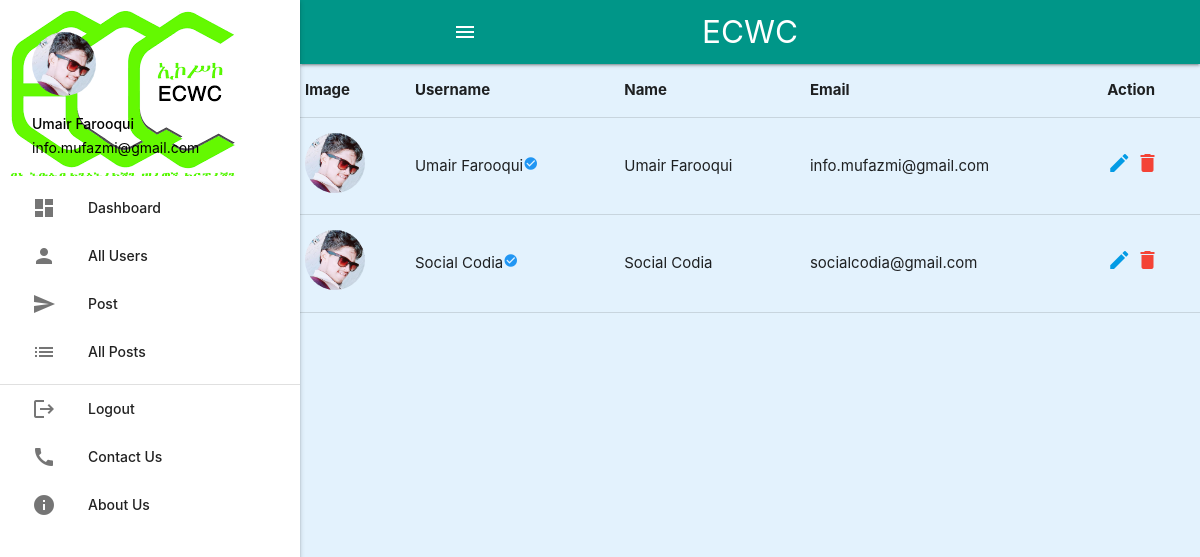
The page /admin/users.php (signed in) on the database its author committed.
### tables this page shows
CREATE TABLE `users` (
  `userId` int(11) NOT NULL,
  `userName` varchar(200) NOT NULL,
  `userEmail` varchar(200) NOT NULL,
  `userBio` varchar(200) NOT NULL,
  `userPassword` varchar(200) NOT NULL,
  `userImage` varchar(200) NOT NULL,
  `timestamp` timestamp NOT NULL DEFAULT current_timestamp() ON UPDATE current_timestamp()
);

### admin/include/Functions.php (called while the page is built, shortened)
<?php
	class Functions
	{
		private $con;
		function __construct()
		{
			require_once('DbCon.php');
			$db = new Dbcon;
			$this->con = $db->connect();
		}
		function getUsers()
		{
			$users = array();
			$query = "SELECT userId,userName,userEmail,userBio,userImage FROM users";
			$stmt = $this->con->prepare($query);
			$stmt->execute();
			$stmt->bind_result($userId,$userName,$userEmail,$userBio,$userImage);
			while ($stmt->fetch())
			{
				$user['userId'] = $userId;
				$user['userName'] = $userName;
				$user['userEmail'] = $userEmail;
				$user['userBio'] = $userBio;
				$user['userImage'] = $userImage;
				array_push($users, $user);
			}
			$users = json_encode($users);
			$users = json_decode($users);
			return $users;
		}
		function getUser()
		{
			$userId = $_SESSION['userId'];
			$query = "SELECT userId,userName,userEmail,userBio,userImage FROM users WHERE userId=?";
			$stmt = $this->con->prepare($query);
			$stmt->bind_param("s",$userId);
			$stmt->execute();
			$stmt->bind_result($userId,$userName,$userEmail,$userBio,$userImage);
			$user['userId'] = $userId;
			$user['userName'] = $userName;
			$user['userEmail'] = $userEmail;
			$user['userBio'] = $userBio;
			$user['userImage'] = $userImage;
			$users = json_encode($user);
			$users = json_decode($users);
			return $users;
		}
	}
	?>

### admin/include/DbCon.php (called while the page is built, shortened)
<?php
class DbCon
{
    function Connect()
    {
        $this->con = new mysqli("localhost","root","","blog");
        return $this->con;
    }
}

### admin/users.php (the view, shortened to what this page needs)
<?php require_once('include/header.php');
$users = $func->getUsers();
 ?>
    <body class="mufazmi blue lighten-5" >
        <nav class="teal">
            <div class="container">
                <div class="nav-wrapper">
                    <a href="#" class="brand-logo center">ECWC</a>
                    <a href="#" class="sidenav-trigger show-on-large" data-target="slide-out"><i class="material-icons">menu</i></a>
                </div>
            </div>
        </nav>
        <div class="">
            <div class="row">
              <table>
                <tr>
                  <th>
                    Image
                  </th>
                  <th>
                    Username
                  </th>
                  <th>
                    Name
                  </th>
                  <th>
                    Email
                  </th>
                  <th>
                    Action
                  </th>
                </tr>
                <?php
                foreach ($users as $user)
                {
                  $usersRowHTML = <<<HERE
                                  <tr>
                    <td>
                      <img src="../img/$user->userImage" alt="" class="responsive-img circle" style="width: 60px;">
                    </td>
                    <td>
                    $user->userName<i style="cursor:pointer;" class="material-icons blue-text tiny tooltipped" data-position="top" data-tooltip="Auterized by ecwc">check_circle</i>
                    </td>
                    <td>
                    $user->userName
                    </td>
                    <td>
                    $user->userEmail
                    </td>
                    <td>
                      <a href=""><i class="material-icons">edit</i></a>
                      <a href=""><i class="material-icons red-text">delete</i></a>
                    </td>
                  </tr>
                  HERE;;
                  echo $usersRowHTML;
                }
                ?>
              </table>
            </div>
          </div>
        <?php require_once('include/sidenav.php'); ?>
        <?php require_once('include/footer.php'); ?>

### admin/include/sidenav.php
<ul class="sidenav sidenav-fixed" id="slide-out">
            <li>
                <div class="user-view">
                    <div class="background">
                        <img src="img/adecwc12.png" class="responsive-img" alt="">
                    </div>
                    <a href="">
                        <img src="img/<?php echo $mUser->userImage  ; ?>" class="circle responsive-img" alt="">
                    </a>
                    <span class="name black-text"><?php echo $mUser->userName; ?></span>
                    <span class="email black-text"><?php echo $mUser->userEmail; ?></span>
                </div>
            </li>
            <li>
                <a href="dashboard.php">
                    <i class="material-icons">dashboard</i>Dashboard
                </a>
            </li>
            <li>
                <a href="users.php">
                    <i class="material-icons">person</i>All Users
                </a>
            </li>
            <li>
                <a href="post.php">
                    <i class="material-icons">send</i>Post
                </a>
            </li>
            <li>
                <a href="allposts.php">
                    <i class="material-icons">list</i>All Posts
                </a>
            </li>
            <div class="divider"></div>
            <li><a href="logout"><i class="material-icons">logout</i>Logout</a></li>
            <li><a href=""><i class="material-icons">call</i>Contact Us</a></li>
            <li><a href="about"><i class="material-icons">info</i>About Us</a></li>
        </ul>

### admin/include/header.php (style rules this page uses)
header, .mufazmi, footer { padding-left: 300px; }

### rows shown on the page
users: userImage (picture), userName "Umair Farooqui", userEmail "info.mufazmi@gmail.com"
users: userImage (picture), userName "Social Codia", userEmail "socialcodia@gmail.com"
